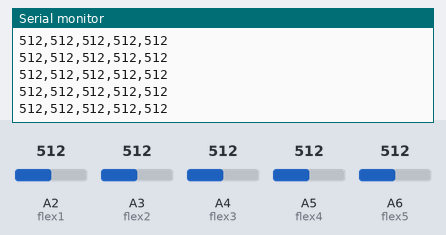
Bench run of a sketch on a simulated Arduino Nano, built with avr-gcc and run on an emulated ATmega328P. Parts: the last lines printed to the serial monitor. The test bench sets the inputs (shaded band); at power-on: A2 (flex1) = 512, A3 (flex2) = 512, A4 (flex3) = 512, A5 (flex4) = 512, A6 (flex5) = 512. No radio packets arrive unless stated.

Above: at 1.2 s.
1.3 s: A2 (flex1) set to 716
At 1.4 s:
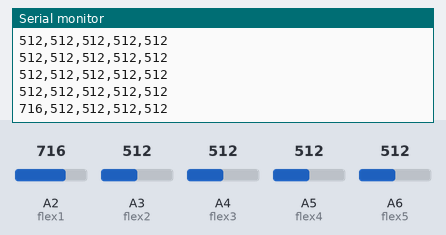
4.3 s: A3 (flex2) set to 716
At 4.3 s:
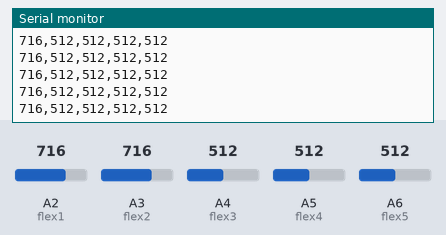
5.8 s: A4 (flex3) set to 716
At 5.86 s:
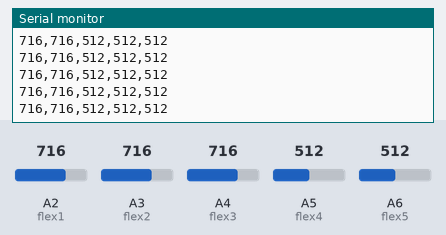
7.3 s: A5 (flex4) set to 716
At 7.31 s:
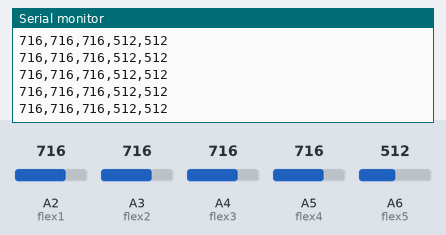
8.8 s: A6 (flex5) set to 716
At 8.87 s:
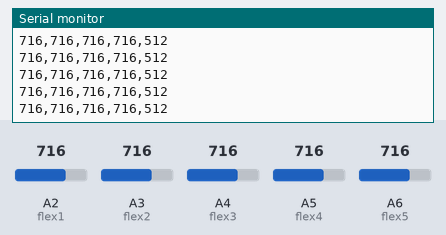
10.3 s: A2 (flex1) set to 992
At 10.32 s:
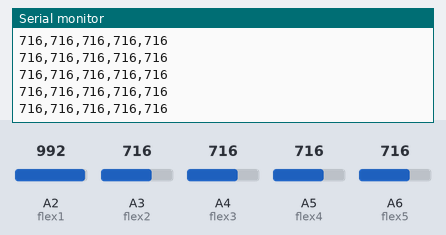
Timing chart, 0 to 12.8 s (numbered marks = the images above; inputs shaded):
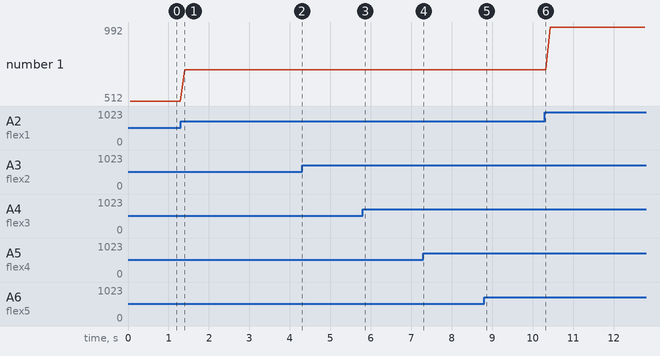

Measured:
- after the input at 1.3 s, the serial monitor: prints a new line after 0.10 s (image 1)
- plotted number 1: 512 → 716 after the input at 1.3 s, 716 → 992 after the input at 10.3 s

The sketch:

TR.ino
```cpp
#include <RH_ASK.h>
#include <SPI.h>

RH_ASK rf_driver;

int flex1 = A2;
int flex2 = A3;
int flex3 = A4;
int flex4 = A5;
int flex5 = A6;

void setup() {
    Serial.begin(9600);
    rf_driver.init();
}

void loop() {
    int flex1_pos = analogRead(flex1);
    int flex2_pos = analogRead(flex2);
    int flex3_pos = analogRead(flex3);
    int flex4_pos = analogRead(flex4);
    int flex5_pos = analogRead(flex5);

    char data[32];
    sprintf(data, "%d,%d,%d,%d,%d", flex1_pos, flex2_pos, flex3_pos, flex4_pos, flex5_pos);

    rf_driver.send((uint8_t *)data, strlen(data));
    rf_driver.waitPacketSent();

    Serial.println(data);
    delay(50);
}
```
